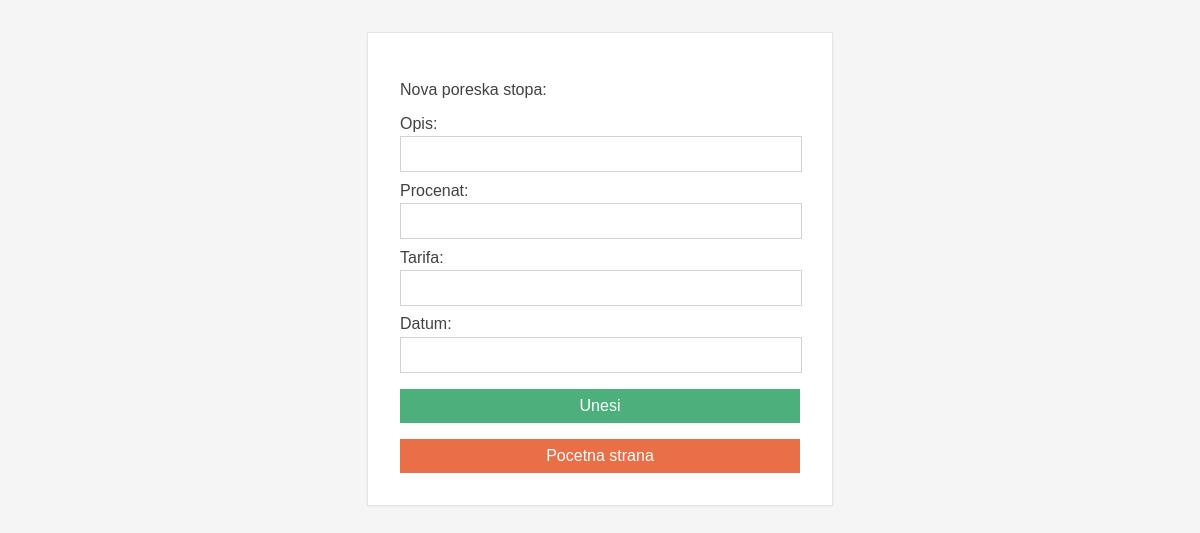
The app's page /include/poreske_stope.php, older data.
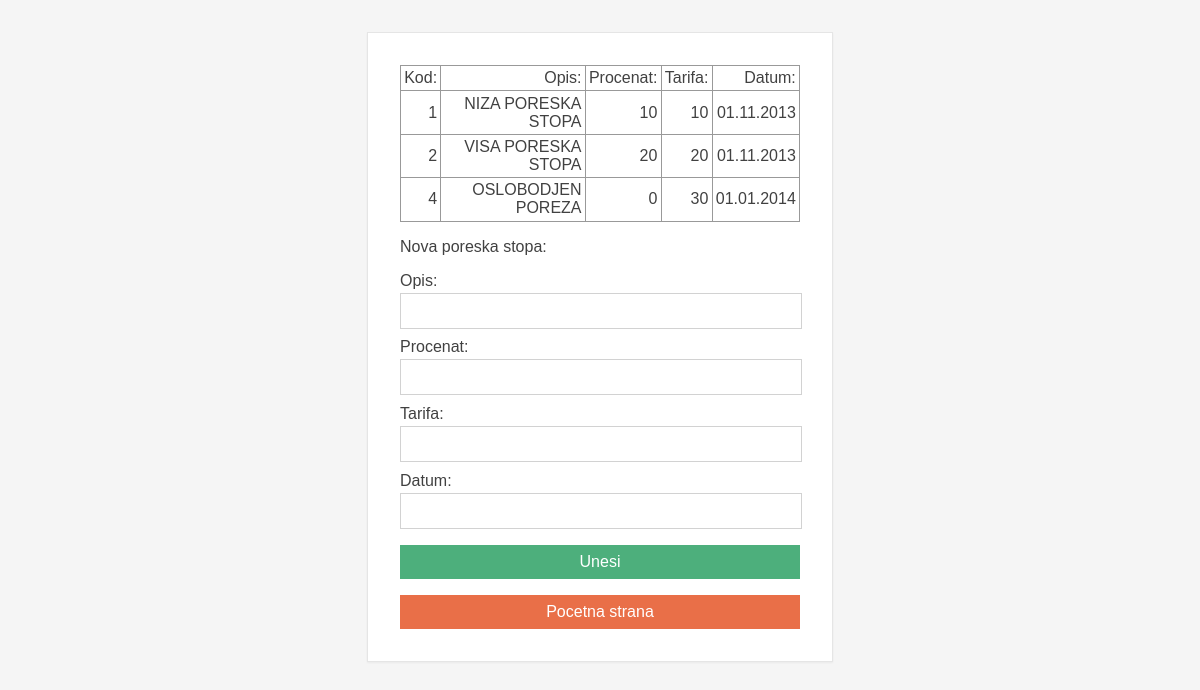
The same page, newer data.
### tables this page shows
CREATE TABLE IF NOT EXISTS `poreske_stope` (
  `id_poreske_stope` int(11) NOT NULL AUTO_INCREMENT,
  `opis_stope` varchar(64) DEFAULT NULL,
  `porez_procenat` int(11) NOT NULL,
  `tarifa_stope` int(11) NOT NULL,
  `porez_datum` date NOT NULL,
  PRIMARY KEY (`id_poreske_stope`)
);

### include/poreske_stope.php (the view, shortened to what this page needs)
<!DOCTYPE html>
<html>
	<head>
		<link rel="stylesheet" type="text/css" href="css/stil2.css">
		<link rel="stylesheet" type="text/css" href="form/jquery.validity.css">
		<link rel="stylesheet" href="jquery/css/jquery.ui.all.css">
	</head>
	<body>
	<div class="nosac_glavni_400">
		<?php require("DbConnection.php");
		$result = mysql_query('SELECT * FROM poreske_stope');
		if (mysql_num_rows($result) > 0){
		?>
			<table class="tabele">
					<tr>
						<td>Kod: </td>
						<td>Opis: </td>
						<td>Procenat: </td>
						<td>Tarifa: </td>
						<td>Datum: </td>
					</tr>
			<?php while ($r = mysql_fetch_array($result)) { ?>
					<tr>
						<td><?php echo $r['id_poreske_stope'];?></td>
						<td><?php echo $r['opis_stope'];?></td>
						<td><?php echo $r['porez_procenat'];?></td>
						<td><?php echo $r['tarifa_stope'];?></td>
						<td><?php echo date("d.m.Y",strtotime($r['porez_datum']));?></td>
					</tr>
				<?php } ?>
			</table>
			<?php } ?>
		<p>Nova poreska stopa:</p>
		<form method="post" id="obaveznaf">
			<label>Opis:</label>
			<input type='text' name='opis' class='polje_100_92plus4' id='opis'/>
			<label>Procenat:</label>
			<input type='text' name='procenat' class='polje_100_92plus4' id='procenat'/>
			<label>Tarifa:</label>
			<input type='text' name='tarifa' class='polje_100_92plus4' id='tarifa'/>
			<label>Datum:</label>
			<input id="biracdatuma" type="text" name="datum" value="" class="polje_100_92plus4" />
			<button type='submit' class='dugme_zeleno'>Unesi</button>
		</form>
		<a href="../index.php" class="dugme_crveno_92plus4">Pocetna strana</a>
	</div>
	</body>
</html>

### include/css/stil2.css (style rules this page uses)
html { font-family:sans-serif;-ms-text-size-adjust:100%;-webkit-text-size-adjust:100% }
body { margin:0 }
a { background:0 0; text-decoration: none; }
button,input,optgroup,select,textarea { color:inherit;font:inherit;margin:0 }
button { overflow:visible }
button,select { text-transform:none }
button,html input[type=button],input[type=reset],input[type=submit] { -webkit-appearance:button;cursor:pointer }
input { line-height:normal }
table { border-collapse:collapse;border-spacing:0 }
td,th { padding:0 }
p { margin: 1em 0 1em 0; }
body { padding:0; color:#414141; background-color: #F5F5F5; font-family:"Trebuchet MS", Arial, Helvetica, sans-serif; font-size: 16px; }
td { border: 1px solid #999999; padding: 0.2em; text-align: right; }
label { margin: 0.6em 0 0.2em 0; display: block; }
.polje_100_92plus4 { width: 92%;padding: 0.5em 4%; border: 1px solid #D2D2D2; color: #A3A09E; }
.dugme_zeleno,.dugme_crveno,.dugme_plavo { width: 100%; padding: 0.5em 4%; border: none; margin: 1em 0 0 0; color: #ffffff; display: block; }
.dugme_zeleno_92plus4, .dugme_crveno_92plus4, .dugme_plavo_92plus4 { width: 92%; padding: 0.5em 4%; border: none; margin: 1em 0 0 0; color: #ffffff; display: block; text-align: center; }
.dugme_zeleno, .dugme_zeleno_92plus4 { background-color: #4DAF7C; }
.dugme_crveno, .dugme_crveno_92plus4, .dugme_crveno_fak, .dugme_crveno_pola { background-color: #E96F48; }
@media screen { .nosac_glavni_400 { padding:2em; margin:2em auto; max-width: 400px; border: 1px solid #E5E5E5; background-color:#ffffff; box-shadow:0 1px 2px rgba(0, 0, 0, 0.05); } }

Row changes from the older to the newer data that the page shows:
added poreske_stope: id_poreske_stope "1", opis_stope "NIZA PORESKA STOPA", porez_procenat "10", tarifa_stope "10", porez_datum "01.11.2013"
added poreske_stope: id_poreske_stope "2", opis_stope "VISA PORESKA STOPA", porez_procenat "20", tarifa_stope "20", porez_datum "01.11.2013"
added poreske_stope: id_poreske_stope "4", opis_stope "OSLOBODJEN POREZA", porez_procenat "0", tarifa_stope "30", porez_datum "01.01.2014"
Text that changed along with them:
text now shown: "Kod: Opis: Procenat: Tarifa: Datum:"
